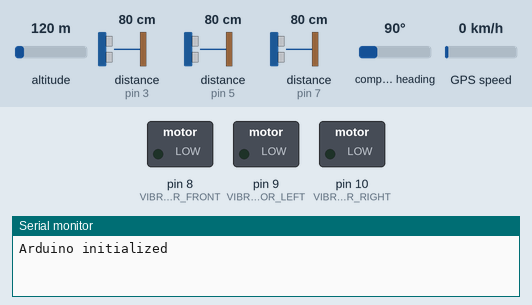
Simulated run of this sketch. Board: Arduino Uno, built with avr-gcc and run on an emulated ATmega328P. On the bench: switched loads named in the sketch (green lamp = pin HIGH), the last lines printed to the serial monitor. Wiring (inferred from the names in the program): 3 × ultrasonic range finder: trigger pin 2, echo pin 3 / trigger pin 4, echo pin 5 / trigger pin 6, echo pin 7. The test bench sets the inputs (shaded band); at power-on: distance to the obstacle (sensors on pin 3, pin 5, pin 7) 80 cm, altitude 120 m, compass heading 90°, GPS speed 0 km/h. The echo pulse lasts 58.3 µs per cm; the GPS gets a fix after 3 s at 37.7749, -122.4194 with 8 satellites; pins used as bus, display or sensor lines are not drawn.

Above: at 1.2 s.
1.3 s: distance to the obstacle (sensor on pin 3) set to 42 cm
5.5 s: distance to the obstacle (sensor on pin 3) set to 35 cm
At 6.3 s:
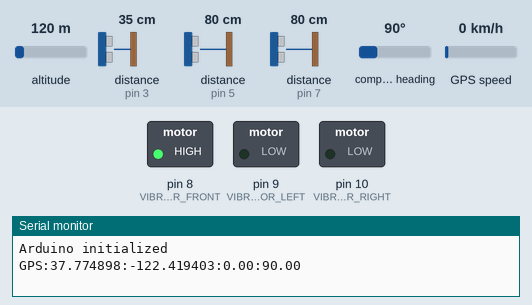
7.0 s: distance to the obstacle (sensor on pin 5) set to 54 cm
8.5 s: distance to the obstacle (sensor on pin 5) set to 50 cm
At 9.4 s:
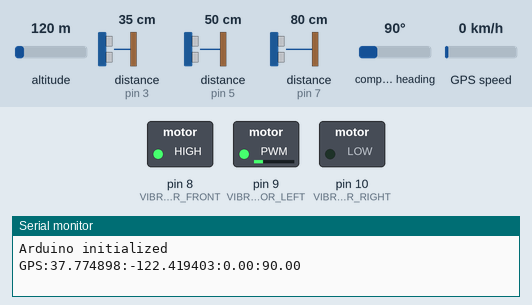
10.0 s: distance to the obstacle (sensor on pin 7) set to 56 cm
11.5 s: distance to the obstacle (sensor on pin 7) set to 50 cm
At 12.7 s:
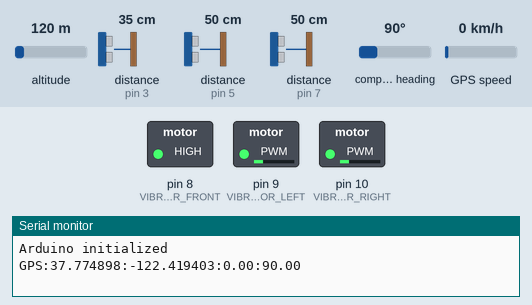
Timing chart, 0 to 14.1 s (numbered marks = the images above; inputs shaded):
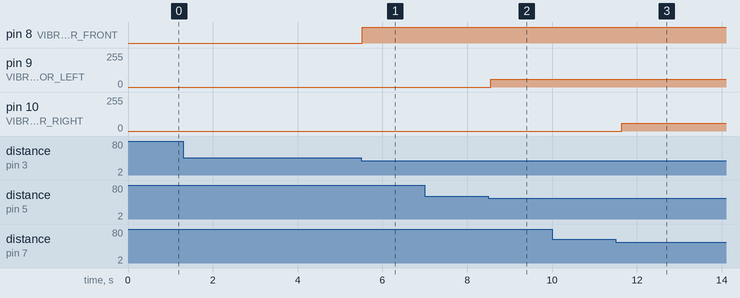

Measured:
- the behaviour switches between 40 and 39 cm on distance to the obstacle (sensor on pin 3) (found by bisection; images 0 and 1)
- the behaviour switches between 51 and 50 cm on distance to the obstacle (sensor on pin 5) (found by bisection; images 1 and 2)
- the behaviour switches between 51 and 50 cm on distance to the obstacle (sensor on pin 7) (found by bisection; images 2 and 3)
- after the input at 5.5 s, pin 8 (VIBRATION_MOTOR_FRONT): LOW → HIGH at once
- after the input at 7.0 s, every drawn part: stays the same
- after the input at 8.5 s, pin 9 (VIBRATION_MOTOR_LEFT): 0/255 → 57/255 after 0.05 s
- after the input at 10.0 s, every drawn part: stays the same
- after the input at 11.5 s, pin 10 (VIBRATION_MOTOR_RIGHT): 0/255 → 57/255 after 0.14 s

The sketch:

smart_glasses_arduino.ino
```cpp
#include <SoftwareSerial.h>
#include <TinyGPS++.h>
#include <Wire.h>

// Pin definitions
const int TRIG_PIN_FRONT = 2;
const int ECHO_PIN_FRONT = 3;
const int TRIG_PIN_LEFT = 4;
const int ECHO_PIN_LEFT = 5;
const int TRIG_PIN_RIGHT = 6;
const int ECHO_PIN_RIGHT = 7;
const int VIBRATION_MOTOR_FRONT = 8;
const int VIBRATION_MOTOR_LEFT = 9;
const int VIBRATION_MOTOR_RIGHT = 10;

// GPS module connection
SoftwareSerial gpsSerial(11, 12); // RX, TX
TinyGPSPlus gps;

// Constants
const float SPEED_OF_SOUND = 0.034; // cm/microsecond
const int DANGER_THRESHOLD = 20; // cm
const int ALERT_THRESHOLD = 50; // cm
const unsigned long GPS_UPDATE_INTERVAL = 5000; // 5 seconds

// Variables
unsigned long lastGpsUpdate = 0;
float lastLatitude = 0;
float lastLongitude = 0;

void setup() {
  // Initialize serial communications
  Serial.begin(9600);
  gpsSerial.begin(9600);

  // Initialize ultrasonic sensor pins
  pinMode(TRIG_PIN_FRONT, OUTPUT);
  pinMode(ECHO_PIN_FRONT, INPUT);
  pinMode(TRIG_PIN_LEFT, OUTPUT);
  pinMode(ECHO_PIN_LEFT, INPUT);
  pinMode(TRIG_PIN_RIGHT, OUTPUT);
  pinMode(ECHO_PIN_RIGHT, INPUT);

  // Initialize vibration motor pins
  pinMode(VIBRATION_MOTOR_FRONT, OUTPUT);
  pinMode(VIBRATION_MOTOR_LEFT, OUTPUT);
  pinMode(VIBRATION_MOTOR_RIGHT, OUTPUT);

  // Initial state - motors off
  digitalWrite(VIBRATION_MOTOR_FRONT, LOW);
  digitalWrite(VIBRATION_MOTOR_LEFT, LOW);
  digitalWrite(VIBRATION_MOTOR_RIGHT, LOW);

  Serial.println("Arduino initialized");
}

void loop() {
  // Check ultrasonic sensors
  checkUltrasonicSensors();

  // Update GPS data
  updateGPS();

  // Process any commands from Raspberry Pi
  processSerialCommands();

  delay(100); // Small delay to prevent overwhelming the system
}

void checkUltrasonicSensors() {
  // Check front sensor
  float distanceFront = getDistance(TRIG_PIN_FRONT, ECHO_PIN_FRONT);
  handleObstacle(distanceFront, VIBRATION_MOTOR_FRONT, "front");

  // Check left sensor
  float distanceLeft = getDistance(TRIG_PIN_LEFT, ECHO_PIN_LEFT);
  handleObstacle(distanceLeft, VIBRATION_MOTOR_LEFT, "left");

  // Check right sensor
  float distanceRight = getDistance(TRIG_PIN_RIGHT, ECHO_PIN_RIGHT);
  handleObstacle(distanceRight, VIBRATION_MOTOR_RIGHT, "right");
}

float getDistance(int trigPin, int echoPin) {
  // Clear the trigger pin
  digitalWrite(trigPin, LOW);
  delayMicroseconds(2);

  // Send a 10μs pulse
  digitalWrite(trigPin, HIGH);
  delayMicroseconds(10);
  digitalWrite(trigPin, LOW);

  // Measure the response
  long duration = pulseIn(echoPin, HIGH);

  // Calculate distance in cm
  float distance = duration * SPEED_OF_SOUND / 2;

  return distance;
}

void handleObstacle(float distance, int motorPin, String direction) {
  // Handle obstacle detection
  if (distance <= DANGER_THRESHOLD) {
    // Dangerous obstacle - activate motor at full power
    analogWrite(motorPin, 255);

    // Send alert to Raspberry Pi
    Serial.print("OBSTACLE:");
    Serial.print(distance);
    Serial.print(":");
    Serial.println(direction);
  }
  else if (distance <= ALERT_THRESHOLD) {
    // Close obstacle - activate motor at proportional power
    int intensity = map(distance, DANGER_THRESHOLD, ALERT_THRESHOLD, 255, 50);
    analogWrite(motorPin, intensity);

    // No need to alert Raspberry Pi for non-dangerous obstacles
  }
  else {
    // No obstacle - turn off motor
    analogWrite(motorPin, 0);
  }
}

void updateGPS() {
  // Read GPS data
  while (gpsSerial.available() > 0) {
    if (gps.encode(gpsSerial.read())) {
      // Check if we have a valid location and if it's time to update
      if (gps.location.isValid() && millis() - lastGpsUpdate > GPS_UPDATE_INTERVAL) {
        lastGpsUpdate = millis();

        // Get current location
        float latitude = gps.location.lat();
        float longitude = gps.location.lng();

        // Only send update if location has changed significantly
        if (abs(latitude - lastLatitude) > 0.0001 || abs(longitude - lastLongitude) > 0.0001) {
          lastLatitude = latitude;
          lastLongitude = longitude;

          // Send GPS data to Raspberry Pi
          Serial.print("GPS:");
          Serial.print(latitude, 6);
          Serial.print(":");
          Serial.print(longitude, 6);
          Serial.print(":");
          Serial.print(gps.speed.kmph());
          Serial.print(":");
          Serial.println(gps.course.deg());
        }
      }
    }
  }
}

void processSerialCommands() {
  // Check if there are commands from Raspberry Pi
  if (Serial.available() > 0) {
    String command = Serial.readStringUntil('\n');
    command.trim();

    if (command == "VIBRATE_FRONT") {
      // Vibrate front motor for 500ms
      digitalWrite(VIBRATION_MOTOR_FRONT, HIGH);
      delay(500);
      digitalWrite(VIBRATION_MOTOR_FRONT, LOW);
    }
    else if (command == "VIBRATE_LEFT") {
      // Vibrate left motor for 500ms
      digitalWrite(VIBRATION_MOTOR_LEFT, HIGH);
      delay(500);
      digitalWrite(VIBRATION_MOTOR_LEFT, LOW);
    }
    else if (command == "VIBRATE_RIGHT") {
      // Vibrate right motor for 500ms
      digitalWrite(VIBRATION_MOTOR_RIGHT, HIGH);
      delay(500);
      digitalWrite(VIBRATION_MOTOR_RIGHT, LOW);
    }
    // Add more commands as needed
  }
}
```
